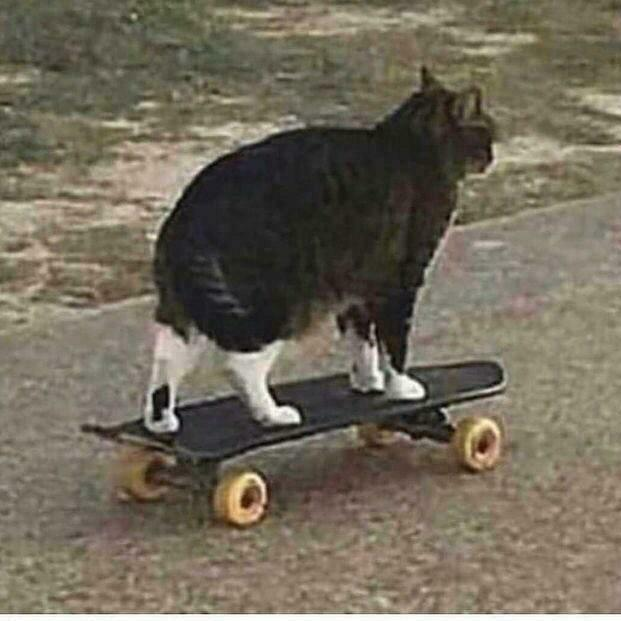
#> input picture testimage.jpg, 621 x 621 px
$ python loadingimage.py
#> lines starting #> are read from the running program, lines starting #| are printed output that depends on the picture
import cv2
import numpy as np
from matplotlib import pyplot as plt

img = cv2.imread('testimage.jpg',cv2.IMREAD_GRAYSCALE) #reads image and turns it into all gray pixels
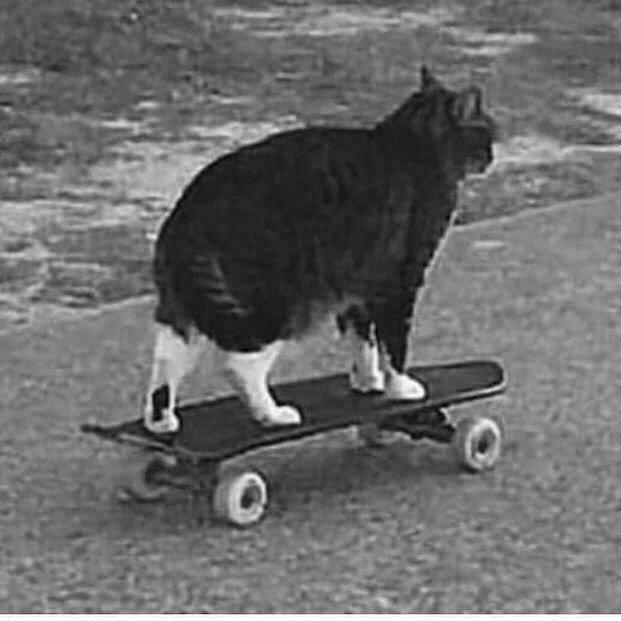
#> img: shape (621, 621); min 0, max 255, mean 106.5
cv2.imshow('image',img) #prints the image
cv2.waitKey(0)
cv2.destroyAllWindows()

$ run again, with uttower_left.jpg copied over testimage.jpg
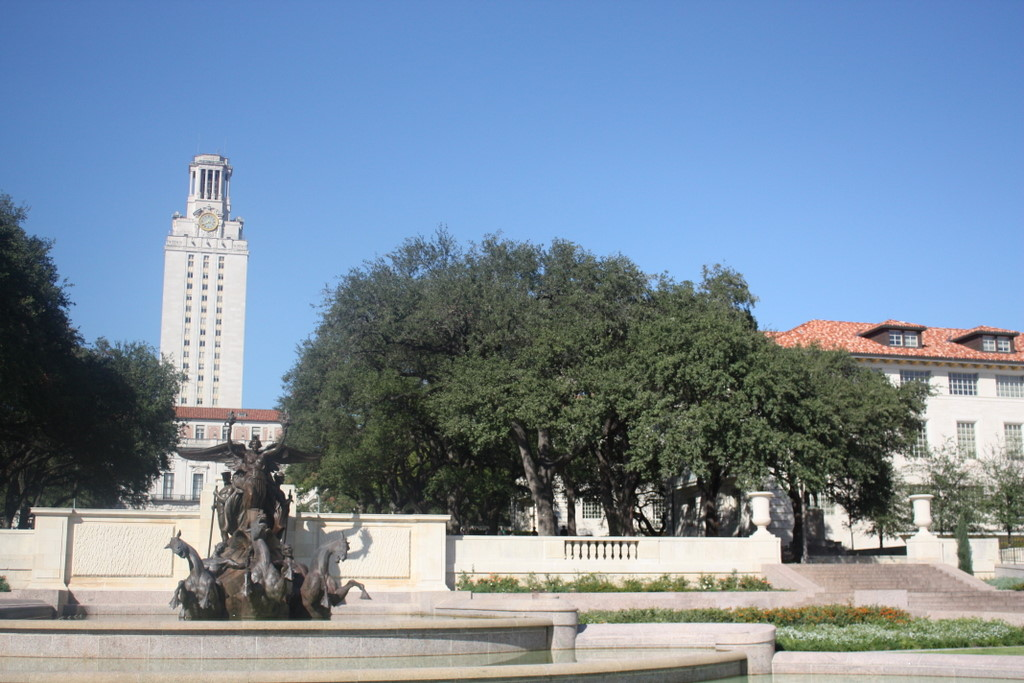
#> input picture uttower_left.jpg, 1024 x 683 px
#> `img = cv2.imread('testimage.jpg',cv2.IMREAD_GRAYSCALE)`:
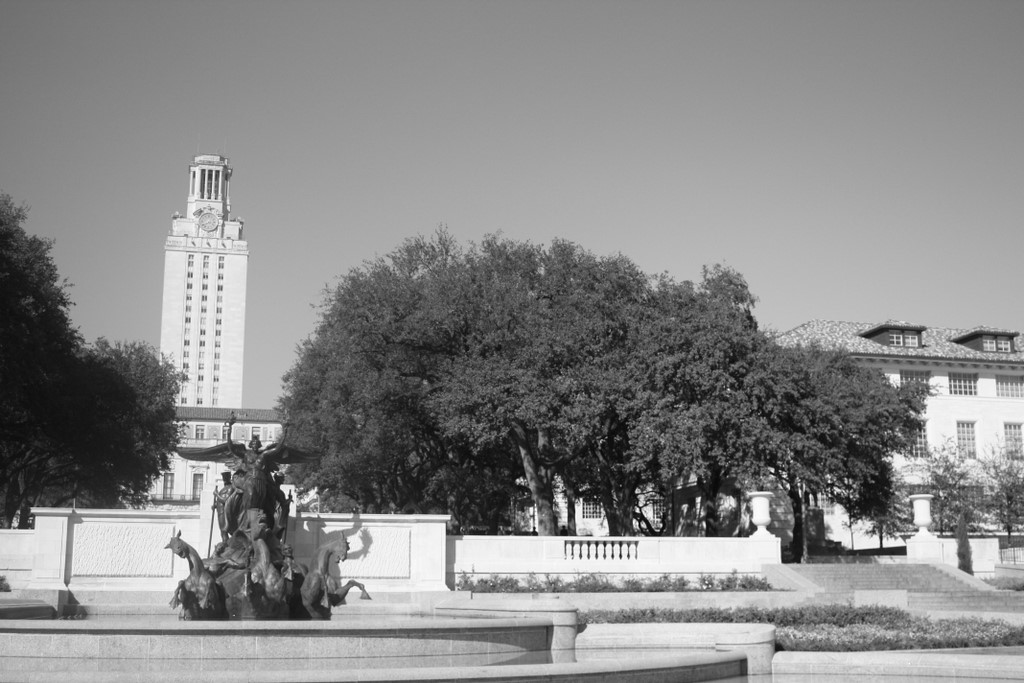
#> img: shape (683, 1024); min 2, max 255, mean 136.7

$ run again, with uttower_right.jpg copied over testimage.jpg
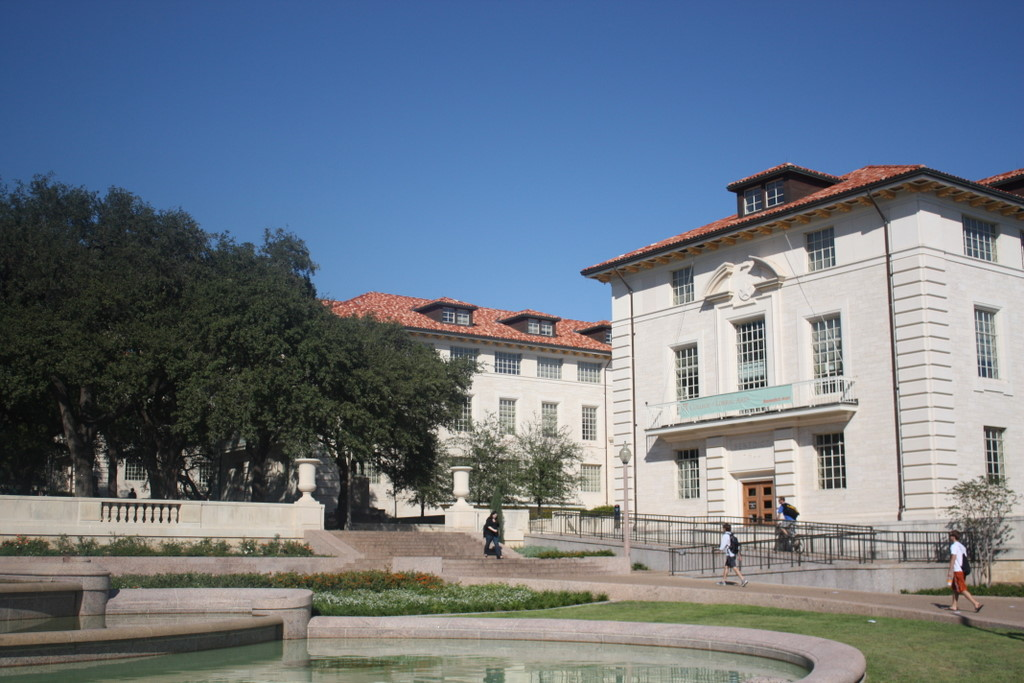
#> input picture uttower_right.jpg, 1024 x 683 px
#> `img = cv2.imread('testimage.jpg',cv2.IMREAD_GRAYSCALE)`:
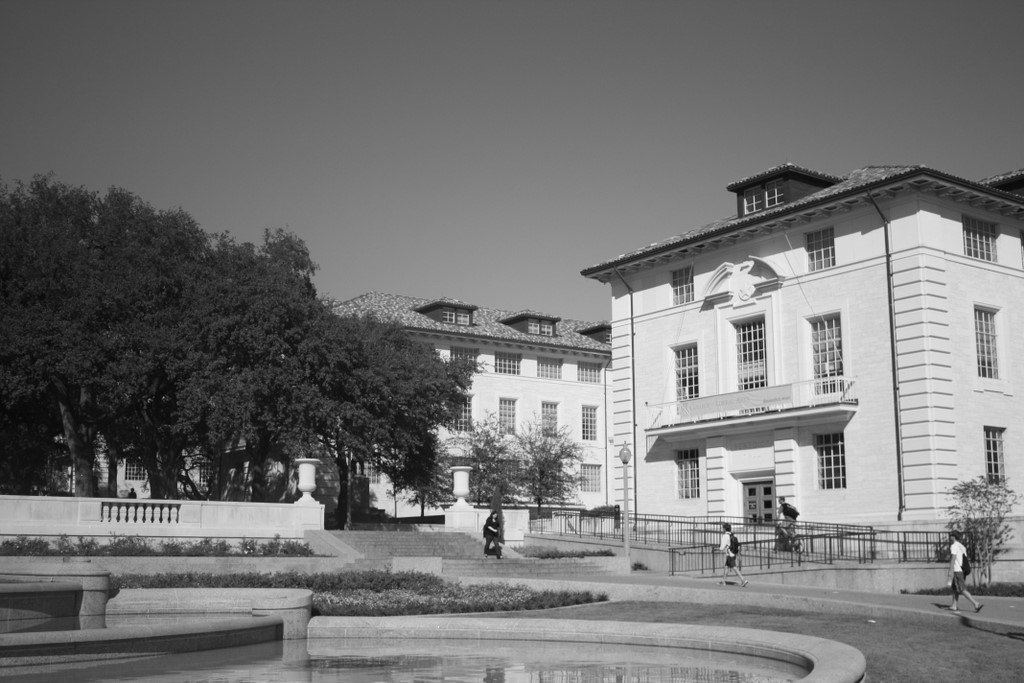
#> img: shape (683, 1024); min 3, max 255, mean 117
